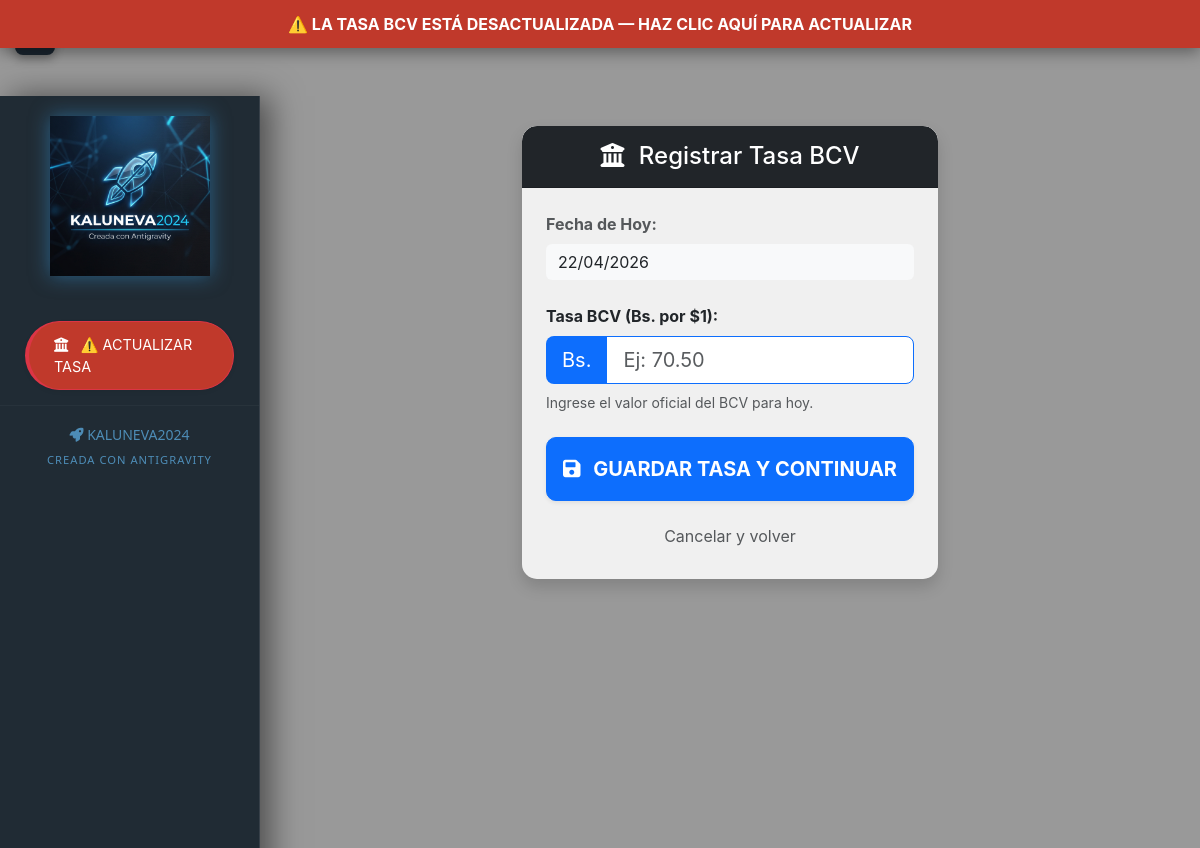
Before: /set_tasa_bcv with the older database file.
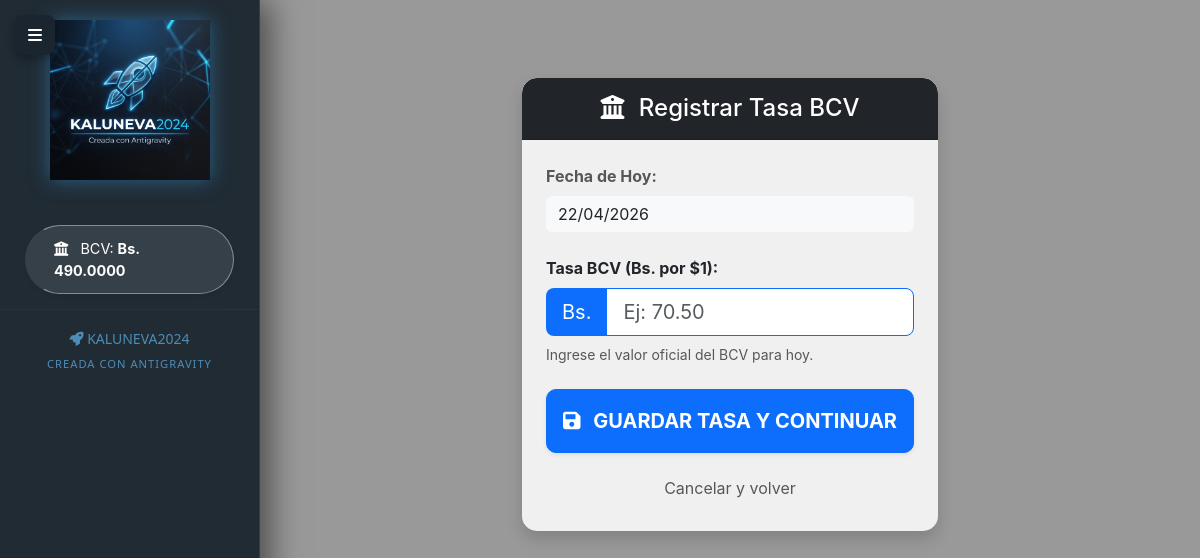
After: the same page with the newer database file.
### models.py (models this page shows)
class TasaBCV(db.Model):
    __tablename__ = 'tasas_bcv'
    id = db.Column(db.Integer, primary_key=True)
    fecha = db.Column(db.Date, default=hoy_ve, unique=True)
    valor = db.Column(db.Numeric(10, 4), nullable=False)

### app.py (the view, shortened to what this page needs)
@app.route('/set_tasa_bcv', methods=['GET', 'POST'])
def set_tasa_bcv():
    tasa_actual = TasaBCV.query.order_by(TasaBCV.fecha.desc()).first()
    return render_template(
        'set_tasa.html',
        tasa=tasa_actual,
        fecha=ahora_ve().strftime('%d/%m/%Y')
    )

### app.py (called while the page is built)
@app.context_processor
def inject_tasa_actual():
    try:
        hoy = hoy_ve()
        tasa_hoy = TasaBCV.query.filter_by(fecha=hoy).first()
        if tasa_hoy:
            return dict(tasa_actual=tasa_hoy.valor, alerta_tasa=False)
        else:
            ultima = TasaBCV.query.order_by(TasaBCV.fecha.desc()).first()
            valor = ultima.valor if ultima else Decimal('0.00')
            return dict(tasa_actual=valor, alerta_tasa=True)
    except Exception as e:
        log.error(f"Error al inyectar tasa actual: {e}")
        return dict(tasa_actual=Decimal('0.00'), alerta_tasa=True)

### models.py (called while the page is built)
def ahora_ve():
    return datetime.now(pytz.timezone('America/Caracas')).replace(tzinfo=None)

def hoy_ve():
    return datetime.now(pytz.timezone('America/Caracas')).date()

### templates/set_tasa.html (shortened to what this page needs)
{% extends 'base.html' %}
{% block content %}
<div class="container mt-5">
  <div class="row justify-content-center">
    <div class="col-md-6">
      <div class="card shadow border-0" style="border-radius: 15px;">
        <div class="card-header bg-dark text-white text-center p-3" style="border-radius: 15px 15px 0 0;">
          <h4 class="mb-0"><i class="fas fa-university me-2"></i> Registrar Tasa BCV</h4>
        </div>
        <div class="card-body p-4">
          <form action="/set_tasa_bcv" method="POST" id="formTasa">
            <div class="mb-4">
              <label class="form-label fw-bold text-muted">Fecha de Hoy:</label>
              <input type="text" class="form-control bg-light border-0" value="{{ fecha }}" readonly
                name="fecha_display">
            </div>
            <div class="mb-4">
              <label for="valor" class="form-label fw-bold">Tasa BCV (Bs. por $1):</label>
              <div class="input-group input-group-lg">
                <span class="input-group-text bg-primary text-white border-0">Bs.</span>
                <input type="number" step="0.01" name="valor" id="valor" class="form-control border-primary"
                  placeholder="Ej: 70.50" required autofocus>
              </div>
              <small class="text-muted mt-2 d-block">Ingrese el valor oficial del BCV para hoy.</small>
            </div>
            <div class="d-grid gap-2">
              <button type="submit" class="btn btn-primary btn-lg shadow-sm fw-bold py-3" style="border-radius: 10px;">
                <i class="fas fa-save me-2"></i> GUARDAR TASA Y CONTINUAR
              </button>
              <a href="/" class="btn btn-link text-decoration-none text-muted mt-2">Cancelar y volver</a>
            </div>
          </form>
        </div>
      </div>
    </div>
  </div>
</div>
{% endblock %}

### templates/base.html (shortened to what this page needs)
<!doctype html>
<html lang="es">
<head>
  <link href="https://cdn.jsdelivr.net/npm/bootstrap@5.3.0/dist/css/bootstrap.min.css" rel="stylesheet" />
  <link rel="stylesheet" href="https://cdnjs.cloudflare.com/ajax/libs/font-awesome/6.0.0/css/all.min.css" />
  <link rel="stylesheet" href="https://cdn.datatables.net/1.13.6/css/dataTables.bootstrap5.min.css">
  <link rel="stylesheet" href="https://cdn.datatables.net/buttons/2.4.2/css/buttons.bootstrap5.min.css">
  <link rel="stylesheet" href="{{ url_for('static', filename='movil.css') }}">
</head>
<body>
  <button class="btn-toggle-sidebar" id="sidebar-toggle" onclick="toggleSidebarMenu()">
    <i class="fas fa-bars"></i>
  </button>
  {% if alerta_tasa %}
  <div class="barra-tasa-alerta" data-url="{{ url_for('set_tasa_bcv') }}" onclick="window.location=this.dataset.url">
    ⚠️ LA TASA BCV ESTÁ DESACTUALIZADA — HAZ CLIC AQUÍ PARA ACTUALIZAR
  </div>
  {% endif %}
    <div class="sidebar">
    <img src="/static/logo_antigravity.png" alt="KALUNEVA2024" class="logo-img">
    <div style="padding: 15px 25px; margin-top: 10px">
      <a href="{{ url_for('set_tasa_bcv') }}" class="btn-tasa-bcv shadow-sm w-100
         {% if alerta_tasa %}border-danger{% endif %}" {% if alerta_tasa %}style="background:#c0392b;" {% endif %}>
        <i class="fas fa-university me-2"></i>
        {% if alerta_tasa %}
        <span>⚠️ ACTUALIZAR TASA</span>
        {% else %}
        <span>BCV: <strong>Bs. {{ tasa_actual|default('CARGAR') }}</strong></span>
        {% endif %}
      </a>
    </div>
    <div class="mt-auto px-4 py-3 text-center opacity-75" style="border-top: 1px solid rgba(255,255,255,0.05);">
        <small style="color: #5dade2; font-family: 'Segoe UI', Tahoma, Geneva, Verdana, sans-serif;">
            <i class="fas fa-rocket"></i> KALUNEVA2024<br>
            <span style="font-size: 0.7rem; letter-spacing: 1px;">CREADA CON ANTIGRAVITY</span>
        </small>
    </div>
  </div>
  <div class="main-content">
    {% block content %}
    {% endblock %}
  </div>
</body>
</html>

Changed rows visible on the page:
now on this page (row edited): TasaBCV: valor "490.0000"
Other visible differences:
text no longer shown: "⚠️ LA TASA BCV ESTÁ DESACTUALIZADA — HAZ CLIC AQUÍ PARA ACTUALIZAR ⚠️ ACTUALIZAR TASA"
text now shown: "BCV: Bs."
